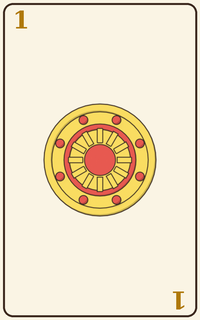
#> input picture mods/cards/c1.png, 200 x 320 px, given in place of denari.png, which was not available
$ python make_cards.py
#> lines starting #> are read from the running program, lines starting #| are printed output that depends on the picture; pictures that were not available may be replaced by others from this repository, and a replacement may not be noted
# The two decks of mods/cards, forty faces and a back each:
#
#   the classic deck   from the art tools/make_card_art.py renders in Blender
#                      (~/kart_assets/cards/art): c<n>.png, back.png
#   the illustrated    from the pictures ElevenLabs draws a few a day
#                      (~/kart_assets/cards/elevenlabs, tools/elevenlabs_deck.json):
#                      ec<n>.png, eback.png; a 1..7 is its own picture
#                      (<value>_<suit>.png) or else the suit's emblem as pips,
#                      and a picture not drawn yet is the Blender one meanwhile
#
#   python3 tools/make_cards.py
#
# n = suit * 10 + value, suits denari, coppe, spade, bastoni, values 1..7,
# fante 8, cavallo 9, re 10. Every face also darkened, d<n>.png and ed<n>.png:
# a card that may not be played now. Drawn four times over and taken down, so
# the thin lines stay smooth.
import os

from PIL import Image, ImageChops, ImageDraw, ImageFont

ROOT = os.path.join(os.path.dirname(os.path.abspath(__file__)), "..")
MOD = os.path.join(ROOT, "mods", "cards")
ART = os.path.expanduser("~/kart_assets/cards/art")
DRAWN = os.path.expanduser("~/kart_assets/cards/elevenlabs")
FONT = "/usr/share/fonts/truetype/dejavu/DejaVuSerif-Bold.ttf"

W, H = 200, 320      # what goes in the mod
K = 4                # drawn at K times that
SUITS = ["denari", "coppe", "spade", "bastoni"]
INK = {"denari": (175, 120, 10), "coppe": (175, 30, 25), "spade": (25, 55, 140), "bastoni": (30, 105, 40)}
PAPER = (250, 244, 228, 255)

# Where the pips of 2..7 go, as fractions of the space inside the frame.
PIPS = {
    1: [(0.5, 0.5)],
    2: [(0.5, 0.23), (0.5, 0.77)],
    3: [(0.5, 0.17), (0.5, 0.5), (0.5, 0.83)],
    4: [(0.28, 0.23), (0.72, 0.23), (0.28, 0.77), (0.72, 0.77)],
    5: [(0.28, 0.2), (0.72, 0.2), (0.5, 0.5), (0.28, 0.8), (0.72, 0.8)],
    6: [(0.28, 0.17), (0.72, 0.17), (0.28, 0.5), (0.72, 0.5), (0.28, 0.83), (0.72, 0.83)],
    7: [(0.28, 0.15), (0.72, 0.15), (0.5, 0.33), (0.28, 0.52), (0.72, 0.52), (0.28, 0.85), (0.72, 0.85)],
}


# [11 lines left out: function keyed, not called in this run]


def art(name, deck=""):
    path = os.path.join(DRAWN, name + ".png")
    if deck == "e" and os.path.exists(path):
        im = keyed(path)
    else:
        im = Image.open(os.path.join(ART, name + ".png")).convert("RGBA")
    return im.crop(im.getbbox())


def fit(im, w, h):
    s = min(w / im.width, h / im.height)
    return im.resize((max(1, int(im.width * s)), max(1, int(im.height * s))), Image.LANCZOS)


def paste_mid(card, im, cx, cy):
    card.alpha_composite(im, (int(cx - im.width / 2), int(cy - im.height / 2)))


def blank():
    card = Image.new("RGBA", (W * K, H * K), PAPER)
    d = ImageDraw.Draw(card)
    d.rounded_rectangle((3 * K, 3 * K, (W - 3) * K, (H - 3) * K), radius=10 * K, outline=(60, 40, 30), width=2 * K)
    return card, d


def index(card, d, text, colour):
    """The value at two corners, the second upside down: small and tight in
    the corner, so it still shows on a card behind another in a fanned hand."""
    font = ImageFont.truetype(FONT, 24 * K)
    for flip in (False, True):
        tile = Image.new("RGBA", (32 * K, 32 * K), (0, 0, 0, 0))
        td = ImageDraw.Draw(tile)
        td.text((16 * K, 15 * K), text, font=font, fill=colour, anchor="mm")
        if text in ("6", "9"):   # underlined, or upside down one is the other
            td.line((10 * K, 28 * K, 22 * K, 28 * K), fill=colour, width=2 * K)
        if flip:
            card.alpha_composite(tile.rotate(180), ((W - 37) * K, (H - 37) * K))
        else:
            card.alpha_composite(tile, (5 * K, 5 * K))


def face(suit_i, value, deck=""):
#> called with suit_i = 0, value = 1, deck = ''
    suit = SUITS[suit_i]
    card, d = blank()
#> in blank, `card = Image.new("RGBA", (W * K, H * K), PAPER)`:
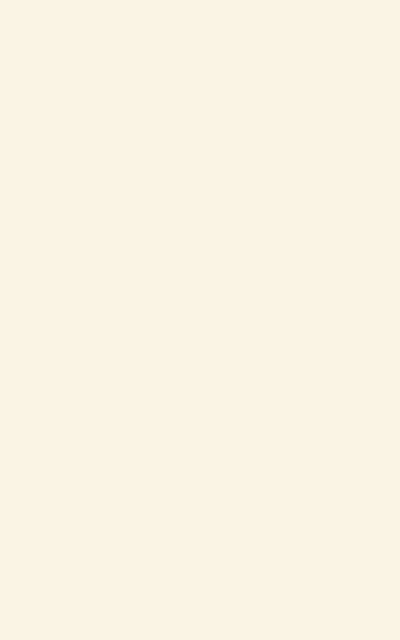
#> card: PIL image 800x1280 RGBA (shown at 1/2 size); mean R, G, B, A 250, 244, 228, 255
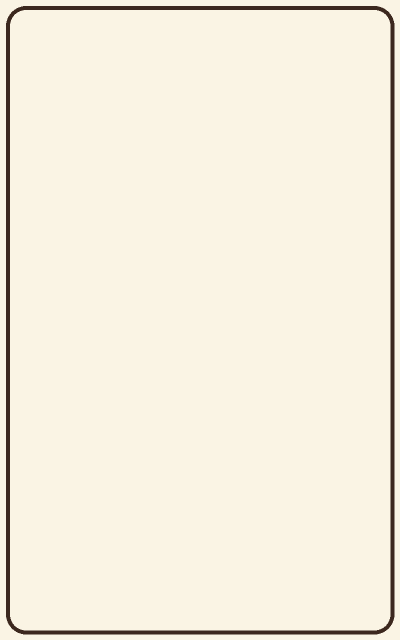
#> card: PIL image 800x1280 RGBA (shown at 1/2 size); mean R, G, B, A 244.1, 237.7, 221.9, 255
    colour = INK[suit]
    # the space for the picture, inside the indices
    x0, y0, x1, y1 = 40 * K, 46 * K, (W - 40) * K, (H - 46) * K
    if value <= 7 and deck == "e" and os.path.exists(os.path.join(DRAWN, f"{value}_{suit}.png")):
        # the whole card drawn, its pips and all
        paste_mid(card, fit(art(f"{value}_{suit}", deck), x1 - x0, y1 - y0), (x0 + x1) / 2, (y0 + y1) / 2)
    elif value <= 7:
        sym = art(suit, deck)
        big = value == 1
        size = (x1 - x0) * (0.95 if big else 0.42)
        tall = 1.0 if big else {2: 0.36, 3: 0.29, 4: 0.36, 5: 0.29, 6: 0.27, 7: 0.24}[value]
        pip = fit(sym, size, (y1 - y0) * tall)
#> in fit, `return im.resize((max(1, int(im.width * s)), max(1, int(im.height * s)..`:
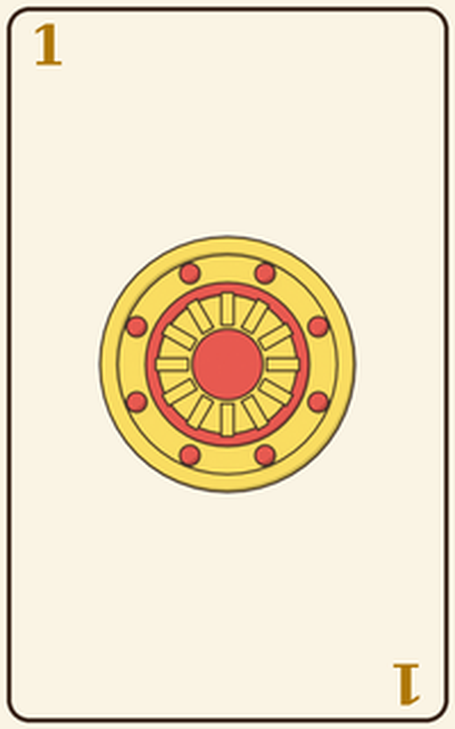
#> returned value: PIL image 455x729 RGBA; mean R, G, B, A 237.8, 224.9, 198.5, 255
        for fx, fy in PIPS[value]:
            paste_mid(card, pip, x0 + (x1 - x0) * fx, y0 + (y1 - y0) * fy)
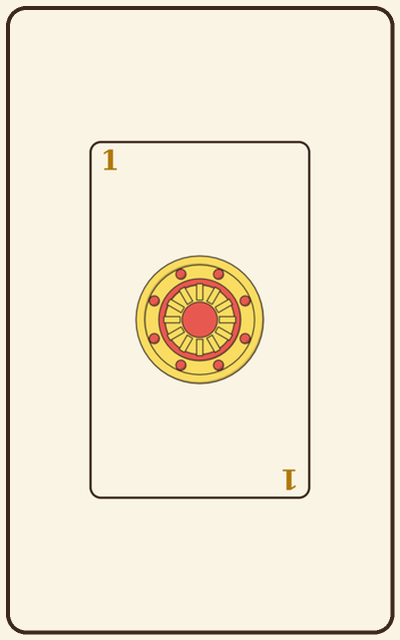
#> card: PIL image 800x1280 RGBA (shown at 1/2 size); mean R, G, B, A 240.1, 231.5, 212.3, 255
    else:
        kind = {8: "fante", 9: "cavallo", 10: "re"}[value]
        fig = fit(art(f"{kind}_{suit}", deck), (W - 36) * K, (y1 - y0) + 24 * K)
        paste_mid(card, fig, W * K / 2, (y0 + y1) / 2 + 6 * K)
        d.rounded_rectangle((14 * K, 40 * K, (W - 14) * K, (H - 40) * K), radius=6 * K, outline=colour, width=K)
    index(card, d, str(value), colour)
#> after the loop in index, `for flip in (False, True):`:
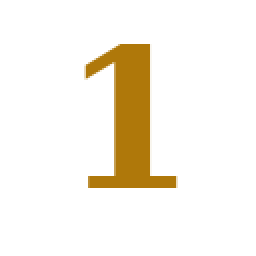
#> tile: PIL image 128x128 RGBA (shown 2 times larger); mean R, G, B, A 17.6, 12.1, 1, 23.9; transparent parts drawn white
    return card.resize((W, H), Image.LANCZOS)
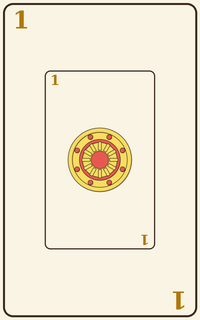
#> returned value: PIL image 200x320 RGBA; mean R, G, B, A 239.7, 231.1, 211.6, 255


# [34 lines left out: function back, not called in this run]


if __name__ == "__main__":
    os.makedirs(MOD, exist_ok=True)
    for deck in ("", "e"):
        for s in range(4):
            for v in range(1, 11):
                im = face(s, v, deck).convert("RGB")
#> im: PIL image 200x320 RGB
                im.save(os.path.join(MOD, f"{deck}c{s * 10 + v}.png"), optimize=True)
                Image.blend(im, Image.new("RGB", im.size, (40, 40, 45)), 0.5).save(
                    os.path.join(MOD, f"{deck}d{s * 10 + v}.png"), optimize=True)
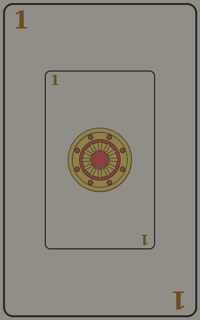
#> saved as d1.png: PIL image 200x320 RGB; mean R, G, B 139.8, 135.5, 127.9
#> (the run stopped early here; a loop or call above may not have finished)

$ run again, on mods/cards/c13.png
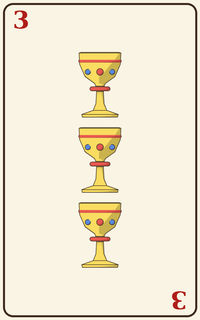
#> input picture mods/cards/c13.png, 200 x 320 px, given in place of denari.png, which was not available
#> after the loop in face, `for fx, fy in PIPS[value]:`:
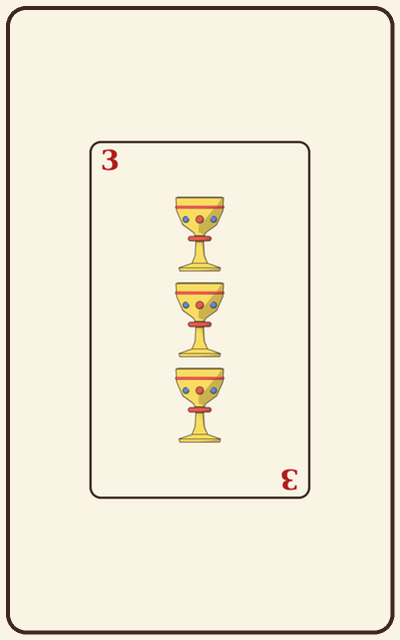
#> card: PIL image 800x1280 RGBA (shown at 1/2 size); mean R, G, B, A 240.9, 233.5, 216.1, 255
#> `Image.blend(im, Image.new("RGB", im.size, (40, 40, 45)), 0.5).save( os..`:
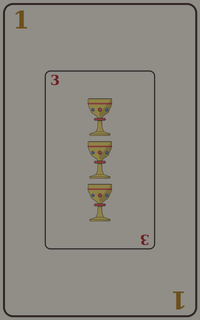
#> saved as d1.png: PIL image 200x320 RGB; mean R, G, B 140.2, 136.5, 129.8

$ run again, on mods/cards/c14.png
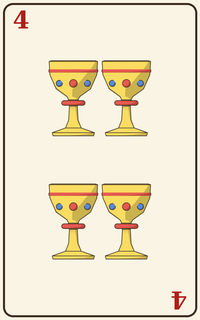
#> input picture mods/cards/c14.png, 200 x 320 px, given in place of denari.png, which was not available
#> after the loop in face, `for fx, fy in PIPS[value]:`:
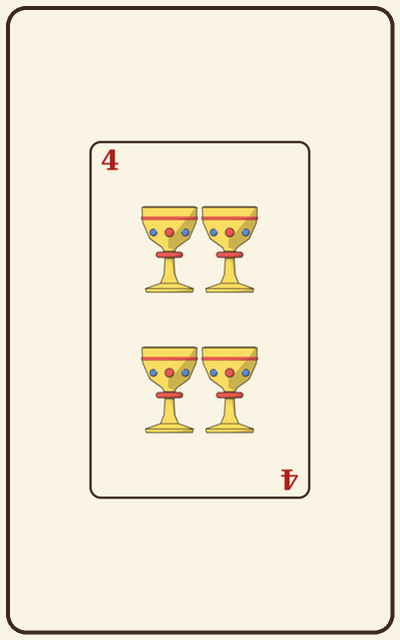
#> card: PIL image 800x1280 RGBA (shown at 1/2 size); mean R, G, B, A 240, 232, 213.3, 255
#> `Image.blend(im, Image.new("RGB", im.size, (40, 40, 45)), 0.5).save( os..`:
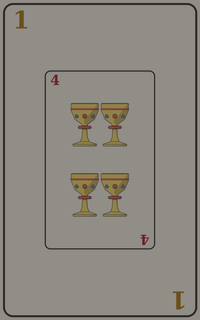
#> saved as d1.png: PIL image 200x320 RGB; mean R, G, B 139.7, 135.7, 128.4
